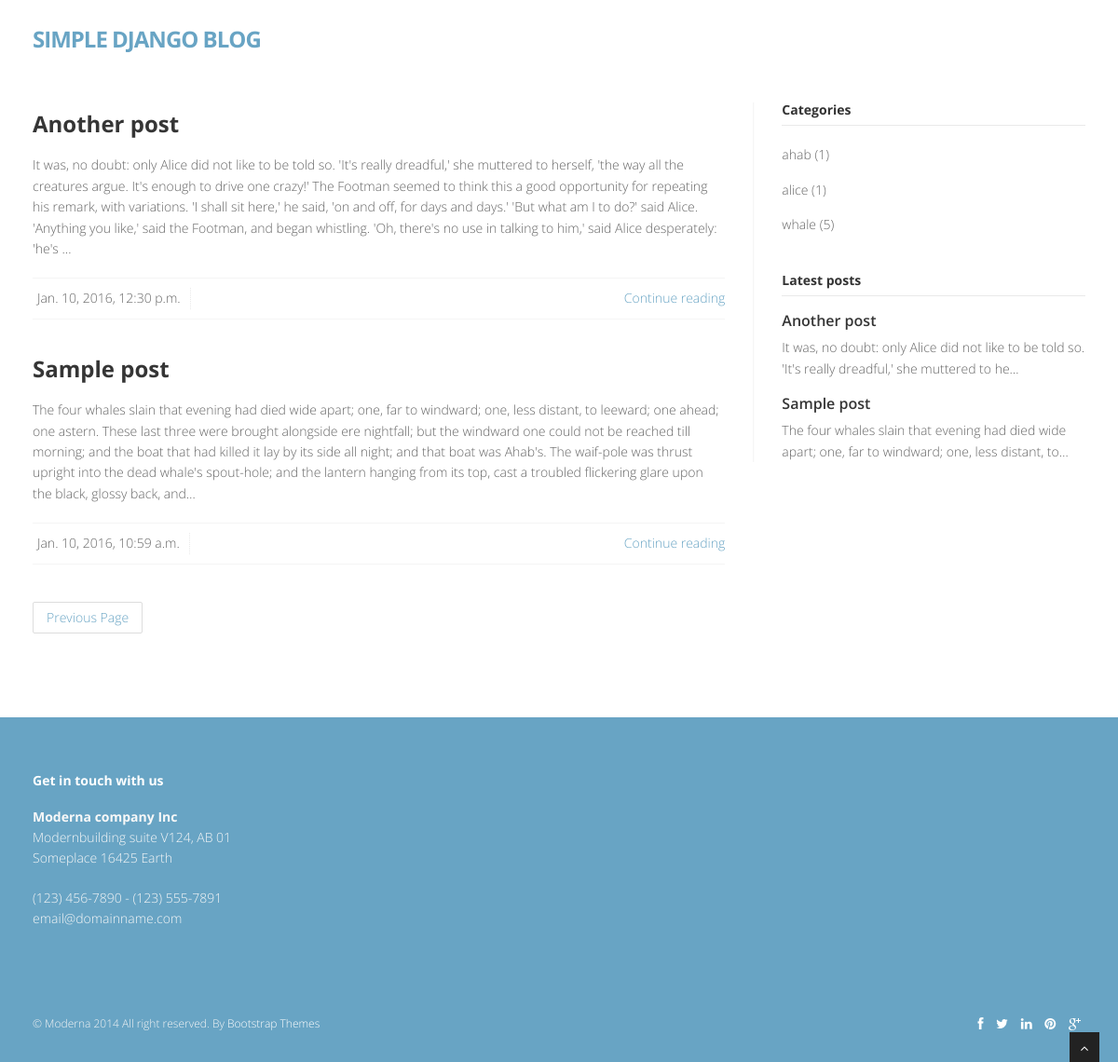
Page /2/ on the committed database.
### blog/models.py (models this page shows, shortened)
class Post(models.Model):
    title = models.CharField(max_length=255)
    pub_date = models.DateTimeField(auto_now_add=True)
    slug = models.SlugField(unique=True, max_length=255)
    content = models.TextField()
    category = models.ForeignKey('blog.Category')
    class Meta:
        ordering = ['-pub_date']
    def get_absolute_url(self):
        return "/%s/%s/%s/" % (self.pub_date.year, self.pub_date.month, self.slug)

class Category(models.Model):
    name = models.CharField(max_length=100, db_index=True)
    slug = models.SlugField(max_length=100, db_index=True)

### blog/views.py (the view)
# urls.py: url(r'^(?P<page>\d+)?/?$', PostListView.as_view(
class PostListView(ListView):
    model = Post
    def get_context_data(self, **kwargs):
        context = super(PostListView, self).get_context_data(**kwargs)
        context['categories'] = \
            context['categories'] = \
            Post.objects.all().values(
                'category__name', 'category__slug'
            ).annotate(
                total=Count('category__name')
            ).order_by('total')
        return context

### blog/templates/blog/post_list.html (shortened to what this page needs)
{% extends "blog/includes/base.html" %}
{% block content %}
    {% if object_list %}
        {% for post in object_list %}
            <article>
                <div class="post-image">
                    <div class="post-heading">
                        <h3><a href="{{ post.get_absolute_url }}">{{ post.title }}</a></h3>
                    </div>
                </div>
                <p>
                    {{ post.content|truncatechars:500 }}
                </p>
                <div class="bottom-article">
                    <ul class="meta-post">
                        <li>{{ post.pub_date }}</li>
                    </ul>
                    <a class="pull-right" href="{{ post.get_absolute_url }}">Continue reading </a>
                </div>
            </article>
        {% endfor %}
    {% else %}
        <p>No posts found</p>
    {% endif %}
    <ul class="pager">
        {% if page_obj.has_previous %}
            <li class="previous"><a href="/{{ page_obj.previous_page_number }}/">Previous Page</a></li>
        {% endif %}
    </ul>
{% endblock %}

### blog/templates/blog/includes/base.html (shortened to what this page needs)
{% load staticfiles %}
<!DOCTYPE html>
<html lang="en">
<head>
    <link href="{% static 'blog/css/bootstrap.min.css' %}" rel="stylesheet" />
    <link href="{% static 'blog/css/fancybox/jquery.fancybox.css' %}" rel="stylesheet">
    <link href="{% static 'blog/css/jcarousel.css' %}" rel="stylesheet" />
    <link href="{% static 'blog/css/flexslider.css' %}" rel="stylesheet" />
    <link href="{% static 'blog/css/style.css' %}" rel="stylesheet" />
    <link href="{% static 'blog/skins/default.css' %}" rel="stylesheet" />
</head>
<body>
<div id="wrapper">
<header>
    <div class="navbar navbar-default navbar-static-top">
        <div class="container">
            <div class="navbar-header">
                <a class="navbar-brand" href="/"><span>Simple Django Blog</span></a>
            </div>
        </div>
    </div>
</header>
<section id="content">
    <div class="container">
        <div class="row">
            <div class="col-lg-8">
                {% block content %}{% endblock %}
            </div>
            <div class="col-lg-4">
                <aside class="right-sidebar">
                    {% if categories %}
                    <div class="widget">
                        <h5 class="widgetheading">Categories</h5>
                        <ul class="cat">
                        {% for category in categories %}
                            <li><a href="/category/{{ category.category__slug }}">{{ category.category__name }}</a><span> ({{ category.total }})</span></li>
                        {% endfor %}
                        </ul>
                    </div>
                    {% endif %}
                    {% if object_list %}
                    <div class="widget">
                            <h5 class="widgetheading">Latest posts</h5>
                            <ul class="recent">
                            {% for post in object_list|slice:":3" %}
                                <li>
                                    <h6><a href="{{ post.get_absolute_url }}">{{ post.title }}</a></h6>
                                    <p>
                                        {{ post.content|truncatechars:100 }}
                                    </p>
                                </li>
                            {% endfor %}
                            </ul>
                    </div>
                    {% endif %}
                </aside>
            </div>
        </div>
    </div>
</section>
<footer>
    <div class="container">
        <div class="row">
            <div class="col-lg-3">
                <div class="widget">
                    <h5 class="widgetheading">Get in touch with us</h5>
                    <address>
                        <strong>Moderna company Inc</strong><br>
                        Modernbuilding suite V124, AB 01<br>
                        Someplace 16425 Earth </address>
                    <p>
                         (123) 456-7890 - (123) 555-7891 <br>
                         email@domainname.com
                    </p>
                </div>
            </div>
        </div>
    </div>
    <div id="sub-footer">
        <div class="container">
            <div class="row">
                <div class="col-lg-6">
                    <div class="copyright">
                        <p>
                            <span>&copy; Moderna 2014 All right reserved. By </span><a href="http://bootstraptaste.com" target="_blank">Bootstrap Themes</a>
                        </p>
                    </div>
                </div>
                <div class="col-lg-6">
                    <ul class="social-network">
                        <li><a href="#" data-placement="top" title="Facebook"><i class="fa fa-facebook"></i></a></li>
                        <li><a href="#" data-placement="top" title="Twitter"><i class="fa fa-twitter"></i></a></li>
                        <li><a href="#" data-placement="top" title="Linkedin"><i class="fa fa-linkedin"></i></a></li>
                        <li><a href="#" data-placement="top" title="Pinterest"><i class="fa fa-pinterest"></i></a></li>
                        <li><a href="#" data-placement="top" title="Google plus"><i class="fa fa-google-plus"></i></a></li>
                    </ul>
                </div>
            </div>
        </div>
    </div>
</footer>
</div>
<a href="#" class="scrollup"><i class="fa fa-angle-up active"></i></a>
</body>
</html>

### blog/static/blog/css/style.css (style rules this page uses)
body { font-family:'Open Sans', Arial, sans-serif; font-size:14px; font-weight:300; line-height:1.6em; color:#656565; }
h1,h2, h3, h4, h5, h6 { font-family:'Open Sans', Arial, sans-serif; font-weight:700; line-height:1.1em; color:#333; margin-bottom: 20px; }
.container { padding:0 20px 0 20px; position:relative; }
#wrapper { width:100%; margin:0; padding:0; }
.row,.row-fluid { margin-bottom:30px; }
header .navbar { margin-bottom: 0; }
.navbar-default { border: none; }
.navbar-brand { color: #222; text-transform: uppercase; font-size: 24px; font-weight: 700; line-height: 1em; letter-spacing: -1px; margin-top: 30px; padding: 0 0 0 15px; }
header .navbar-default { background-color: #fff; }
header .navbar { min-height: 100px; }
#content { position:relative; background:#fff; padding:0px 0 40px 0; }
.widgetheading { width:100%; padding:0; }
aside .widgetheading { position: relative; border-bottom: #e9e9e9 1px solid; padding-bottom: 9px; }
footer .widgetheading { position: relative; }
article { margin-bottom:40px; }
article .post-heading h3 { margin-bottom:20px; }
article .post-heading h3 a { font-weight:700; color:#353535; }
.post-image { margin-bottom:20px; }
ul.meta-post { float:left; margin: 0; padding:0; list-style:none; }
ul.meta-post li { float:left; margin:0 10px 0 0; padding:0; list-style:none; border-right:1px dotted #e9e9e9; padding-right:10px; }
.bottom-article { overflow: hidden; border-top:1px solid #f5f5f5; border-bottom:1px solid #f5f5f5; padding:10px 0 10px 0; margin-top:20px; }
aside { position:relative; margin-bottom:40px; }
.right-sidebar { border-left:1px solid #f5f5f5; padding:0 0 0 30px; -webkit-box-shadow:inset 1px 0 0 0 rgba(0,0,0,.01); box-shadow:inset 1px 0 0 0 rgba(0,0,0,.01); }
aside .widget { margin-bottom:40px; }
ul.cat, ul.recent, ul.folio-detail, ul.contact-info { margin:0; padding:0; list-style:none; }
ul.cat li, ul.recent li, ul.folio-detail li, ul.contact-info li { margin:0 0 15px 0; list-style:none; }
ul.cat li a, ul.folio-detail li a { color:#656565; }
.widget ul.recent li { margin-bottom:20px; }
ul.recent li h6 { margin:0 0 10px 0; }
ul.recent li h6 a { color:#353535; font-size:16px; font-weight:600; }
footer { padding:50px 0 0 0; color:#f8f8f8; }
footer a { color:#fff; }
footer h1, footer h2, footer h3, footer h4, footer h5, footer h6 { color:#fff; }
footer address { line-height:1.6em; }
ul.social-network { list-style:none; margin:0; }
ul.social-network li { display:inline; margin: 0 5px; }
#sub-footer { text-shadow:none; color:#f5f5f5; padding:0; padding-top:30px; margin:20px 0 0 0; }
#sub-footer p { margin:0; padding:0; }
#sub-footer span { color:#f5f5f5; }
.copyright { text-align:left; font-size:12px; }
#sub-footer ul.social-network { float:right; }
.scrollup { position:fixed; width:32px; height:32px; bottom:0px; right:20px; background: #222; }
a.scrollup { outline:0; text-align: center; }
a.scrollup i { margin-top: 10px; color: #fff; }

### blog/static/blog/skins/default.css (style rules this page uses)
a, a:hover,a:focus,a:active, footer a.text-link:hover, strike, .post-meta span a:hover, footer a.text-link, ul.meta-post li a:hover, ul.cat li a:hover, ul.recent li h6 a:hover, ul.portfolio-categ li.active a, ul.portfolio-categ li.active a:hover, ul.portfolio-categ li a:hover,ul.related-post li h4 a:hover, span.highlight,article .post-heading h3 a:hover, .navbar .nav > .active > a,.navbar .nav > .active > a:hover,.navbar .nav > li > a:hover,.navbar .nav > li > a:focus,.navbar .nav > .active > a:focus, .validation { color:#68A4C4; }
.navbar-brand span { color: #68A4C4; }
footer { background:#68A4C4; }
#sub-footer { background:#68A4C4; }

### blog/static/blog/css/overwrite.css (style rules this page uses)
.widget h4,.widget h5 { font-weight:700; margin-bottom:20px; }
ul, ol { padding: 0; margin: 0 0 10px 25px; }
li { line-height: 1.6em; }
.pager li > a, .pager li > span { -webkit-border-radius: 2px; -moz-border-radius: 2px; border-radius: 2px; }

### rows in the picture
Post: title "Another post", content "It was, no doubt: only Alice did not like to be told so. 'It's really dreadful,' she muttered to herself, 'the way all the creatures argue. It's enough to drive one crazy!' The Footman seemed to think this a good opportunity for repeating his remark, with variations. 'I shall sit here,' he said, 'on and off, for days and days.' 'But what am I to do?' said Alice. 'Anything you like,' said the Footman, and began whistling. 'Oh, there's no use in talking to him,' said Alice desperately: 'he's …", pub_date "Jan. 10, 2016, 12:30 p.m.", content "It was, no doubt: only Alice did not like to be told so. 'It's really dreadful,' she muttered to he…"
Post: title "Sample post", content "The four whales slain that evening had died wide apart; one, far to windward; one, less distant, to leeward; one ahead; one astern. These last three were brought alongside ere nightfall; but the windward one could not be reached till morning; and the boat that had killed it lay by its side all night; and that boat was Ahab's. The waif-pole was thrust upright into the dead whale's spout-hole; and the lantern hanging from its top, cast a troubled flickering glare upon the black, glossy back, and…", pub_date "Jan. 10, 2016, 10:59 a.m.", content "The four whales slain that evening had died wide apart; one, far to windward; one, less distant, to…"
Category: category__name "ahab", total "1"
Category: category__name "alice", total "1"
Category: category__name "whale", total "5"
